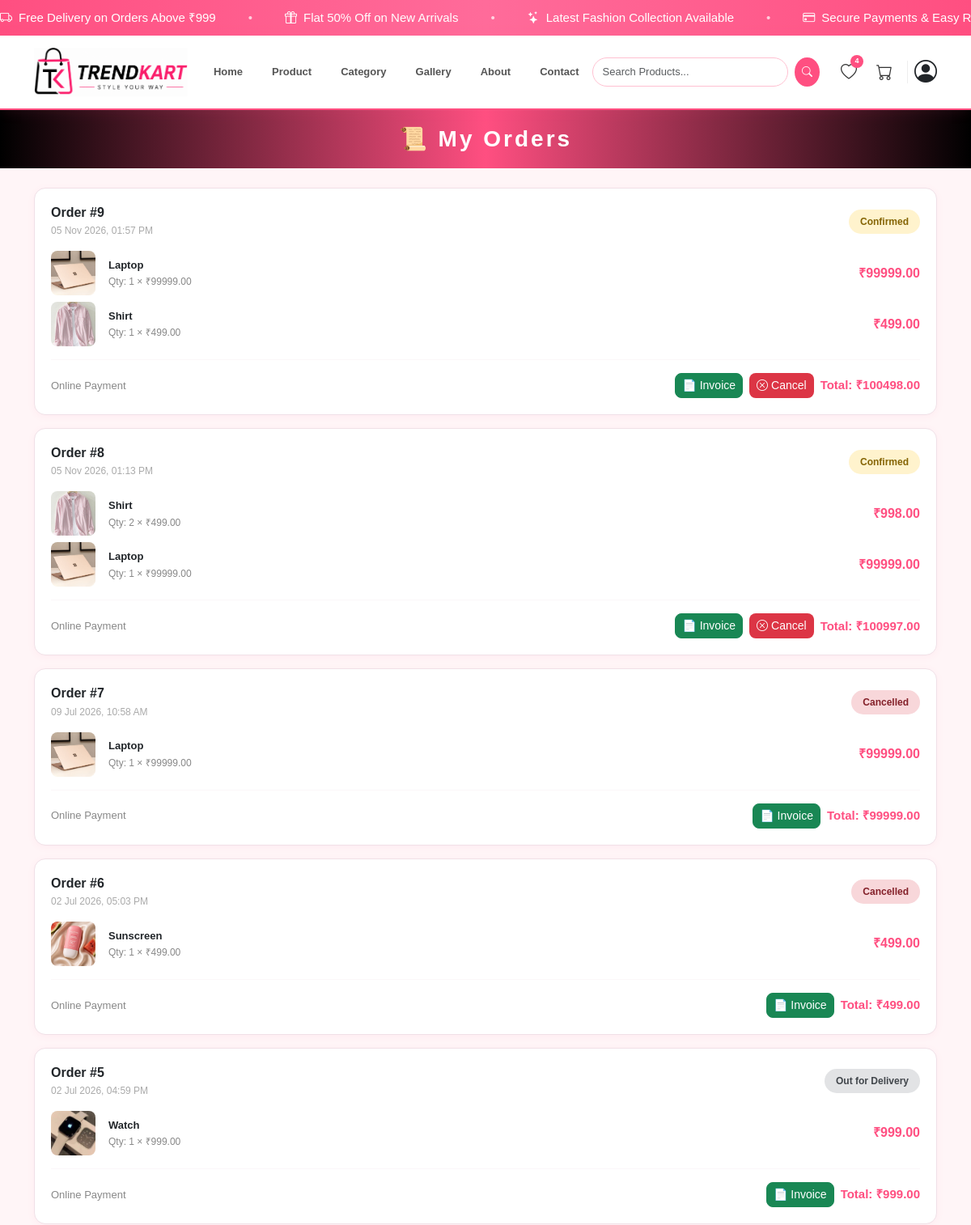
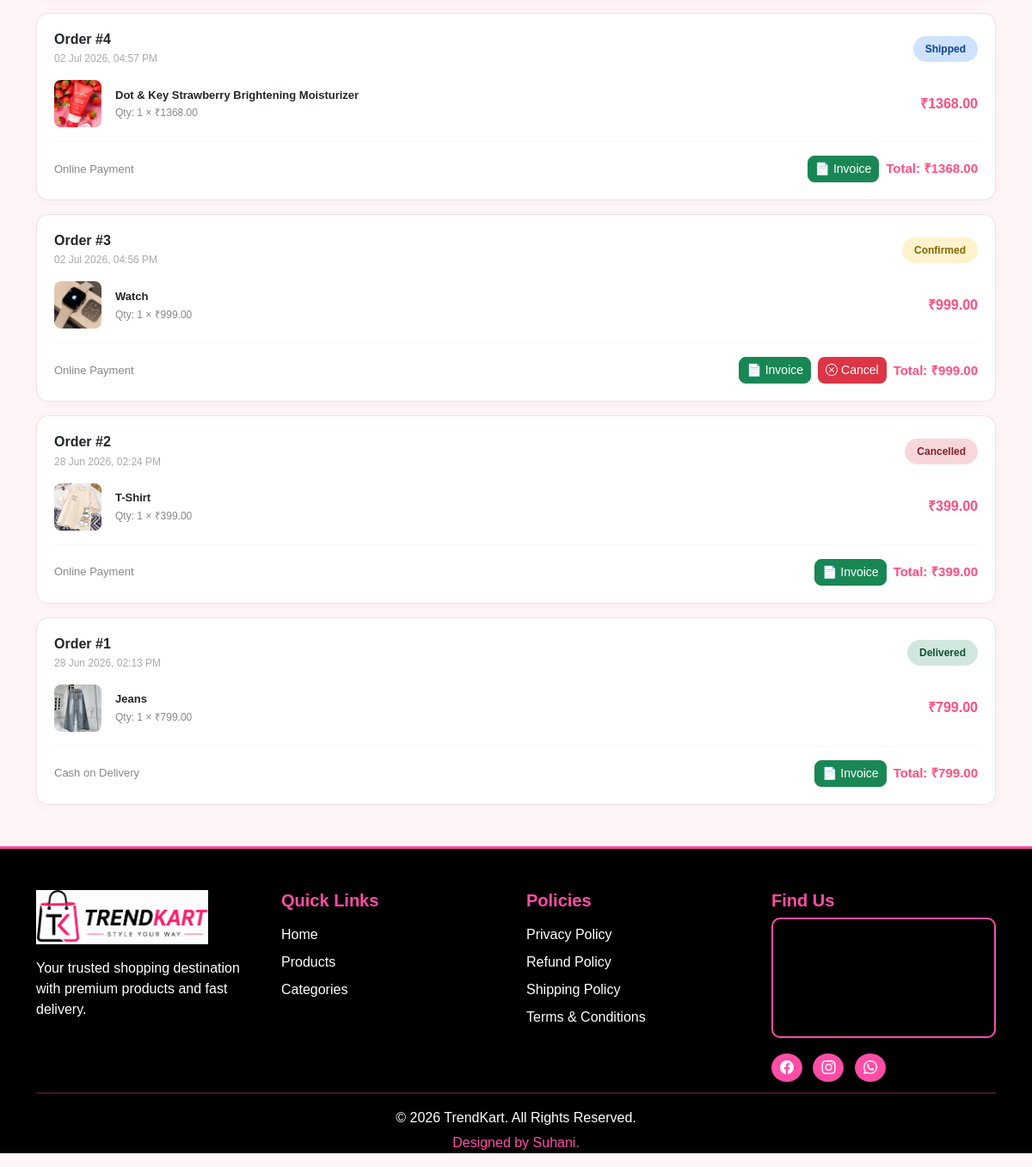
Screenshot of /my-orders/ (signed in) with the database file from the repository (2 pictures, top to bottom).
### Trendkart/models.py (models this page shows, shortened)
class Order(models.Model):
    STATUS_CHOICES = (
        ('Confirmed', 'Confirmed'),
        ('Packed', 'Packed'),
        ('Shipped', 'Shipped'),
        ('Out for Delivery', 'Out for Delivery'),
        ('Delivered', 'Delivered'),
        ('Cancelled', 'Cancelled'),
    )
    PAYMENT_CHOICES = (
        ('COD', 'Cash on Delivery'),
        ('Online', 'Online Payment'),
    )
    user = models.ForeignKey(CustomUser, on_delete=models.CASCADE, related_name='orders')
    full_name = models.CharField(max_length=255)
    mobile = models.CharField(max_length=15)
    address = models.TextField()
    city = models.CharField(max_length=100)
    pincode = models.CharField(max_length=10)
    payment_method = models.CharField(max_length=20, choices=PAYMENT_CHOICES, default='COD')
    total_amount = models.DecimalField(max_digits=10, decimal_places=2)
    status = models.CharField(max_length=30, choices=STATUS_CHOICES, default='Confirmed')
    created_at = models.DateTimeField(auto_now_add=True)

class OrderItem(models.Model):
    order = models.ForeignKey(Order, on_delete=models.CASCADE, related_name='items')
    product = models.ForeignKey(Product, on_delete=models.CASCADE)
    quantity = models.PositiveIntegerField(default=1)
    price = models.DecimalField(max_digits=10, decimal_places=2)
    def subtotal(self):
        return self.price * self.quantity

class Product(models.Model):
    category = models.ForeignKey(
        Category,
        on_delete=models.CASCADE,
        related_name='products'
    )
    product_name = models.CharField(max_length=255)
    product_price = models.DecimalField(max_digits=10, decimal_places=2)
    product_description = models.TextField()
    product_image = models.ImageField(upload_to='products/')
    sku = models.CharField(max_length=50, unique=True, null=True, blank=True, default=uuid.uuid4)
    stock = models.IntegerField(default=0)

### Trendkart/views.py (the view)
# urls.py: path('my-orders/', my_orders, name='my_orders'),
@login_required(login_url='login')
def my_orders(request):
    orders = Order.objects.filter(user=request.user).order_by('-created_at')
    return render(request, 'my_orders.html', {'orders': orders})

### templates/my_orders.html (shortened to what this page needs)
{% extends 'base.html' %}
{% block content %}
<div class="w-100 mb-4 d-flex align-items-center justify-content-center"
    style="background:linear-gradient(90deg,#000,#FF4F81,#000); height:72px;">
    <h3 class="mb-0 fw-bold text-white" style="letter-spacing:3px;">📜 My Orders</h3>
</div>
<div class="container mb-5">
    {% if orders %}
    {% for order in orders %}
    <div style="background:#fff; border-radius:14px; padding:20px;
                border:1px solid #f0e0e7; margin-bottom:16px;
                box-shadow:0 2px 10px rgba(255,79,129,0.06);">
        <div class="d-flex justify-content-between align-items-center mb-3">
            <div>
                <h6 class="fw-bold mb-1">Order #{{ order.id }}</h6>
                <p style="font-size:12px; color:#aaa; margin:0;">
                    {{ order.created_at|date:"d M Y, h:i A" }}
                </p>
            </div>
            <span style="padding:6px 14px; border-radius:20px; font-size:12px; font-weight:700;
                {% if order.status == 'Confirmed' %}background:#fff3cd; color:#856404;
                {% elif order.status == 'Packed' %}background:#d1ecf1; color:#0c5460;
                {% elif order.status == 'Shipped' %}background:#cfe2ff; color:#084298;
                {% elif order.status == 'Out for Delivery' %}background:#e2e3e5; color:#41464b;
                {% elif order.status == 'Delivered' %}background:#d1e7dd; color:#0f5132;
                {% elif order.status == 'Cancelled' %}background:#f8d7da; color:#842029;
                {% else %}background:#FFF5F7; color:#FF4F81;{% endif %}">
                {{ order.status }}
            </span>
        </div>
        {% for item in order.items.all %}
        <div class="d-flex align-items-center gap-3 mb-2">
            <img src="{{ item.product.product_image.url }}"
                 width="55"
                 height="55"
                 style="object-fit:cover; border-radius:8px; flex-shrink:0;">
            <div class="flex-grow-1">
                <p style="font-size:13px; font-weight:700; margin-bottom:2px;">
                    {{ item.product.product_name }}
                </p>
                <p style="font-size:12px; color:#888; margin:0;">
                    Qty: {{ item.quantity }} × ₹{{ item.price }}
                </p>
            </div>
            <p style="font-weight:700; color:#FF4F81; margin:0;">
                ₹{{ item.subtotal }}
            </p>
        </div>
        {% endfor %}
        <hr style="border-color:#f0e0e7;">
        <div class="d-flex justify-content-between align-items-center flex-wrap gap-2">
            <span style="font-size:13px; color:#888;">
                {{ order.get_payment_method_display }}
            </span>
            <div class="d-flex align-items-center gap-2">
                <a href="{% url 'download_invoice' order.id %}"
                   class="btn btn-success btn-sm"
                   style="border-radius:8px;">
                    📄 Invoice
                </a>
                {% if order.status == 'Confirmed' or order.status == 'Packed' %}
                <a href="{% url 'cancel_order' order.id %}"
                   class="btn btn-sm"
                   style="background:#dc3545; color:white; border-radius:8px;"
                   onclick="return confirm('Are you sure you want to cancel this order?')">
                    <i class="bi bi-x-circle me-1"></i>Cancel
                </a>
                {% endif %}
                <span style="font-weight:700; font-size:15px; color:#FF4F81;">
                    Total: ₹{{ order.total_amount }}
                </span>
            </div>
        </div>
    </div>
    {% endfor %}
    {% endif %}
</div>
{% endblock %}

### templates/base.html (style rules this page uses)
body { background-color: #FFF5F7; font-family: Arial, sans-serif; }

### rows the page displays
Order: id "9", created_at "05 Nov 2026, 01:57 PM", status "Confirmed", payment_method "Online Payment", shows "Cancel", total_amount "100498.00"
OrderItem: product.product_image (picture), product.product_name "Laptop", quantity "1", price "99999.00", subtotal "99999.00"
OrderItem: product.product_image (picture), product.product_name "Shirt", quantity "1", price "499.00", subtotal "499.00"
Order: id "8", created_at "05 Nov 2026, 01:13 PM", status "Confirmed", payment_method "Online Payment", shows "Cancel", total_amount "100997.00"
OrderItem: product.product_image (picture), product.product_name "Shirt", quantity "2", price "499.00", subtotal "998.00"
OrderItem: product.product_image (picture), product.product_name "Laptop", quantity "1", price "99999.00", subtotal "99999.00"
Order: id "7", created_at "09 Jul 2026, 10:58 AM", status "Cancelled", payment_method "Online Payment", total_amount "99999.00"
OrderItem: product.product_image (picture), product.product_name "Laptop", quantity "1", price "99999.00", subtotal "99999.00"
Order: id "6", created_at "02 Jul 2026, 05:03 PM", status "Cancelled", payment_method "Online Payment", total_amount "499.00"
OrderItem: product.product_image (picture), product.product_name "Sunscreen", quantity "1", price "499.00", subtotal "499.00"
Order: id "5", created_at "02 Jul 2026, 04:59 PM", status "Out for Delivery", payment_method "Online Payment", total_amount "999.00"
OrderItem: product.product_image (picture), product.product_name "Watch", quantity "1", price "999.00", subtotal "999.00"
Order: id "4", created_at "02 Jul 2026, 04:57 PM", status "Shipped", payment_method "Online Payment", total_amount "1368.00"
OrderItem: product.product_image (picture), product.product_name "Dot & Key Strawberry Brightening Moisturizer", quantity "1", price "1368.00", subtotal "1368.00"
Order: id "3", created_at "02 Jul 2026, 04:56 PM", status "Confirmed", payment_method "Online Payment", shows "Cancel", total_amount "999.00"
OrderItem: product.product_image (picture), product.product_name "Watch", quantity "1", price "999.00", subtotal "999.00"
Order: id "2", created_at "28 Jun 2026, 02:24 PM", status "Cancelled", payment_method "Online Payment", total_amount "399.00"
OrderItem: product.product_image (picture), product.product_name "T-Shirt", quantity "1", price "399.00", subtotal "399.00"
Order: id "1", created_at "28 Jun 2026, 02:13 PM", status "Delivered", payment_method "Cash on Delivery", total_amount "799.00"
OrderItem: product.product_image (picture), product.product_name "Jeans", quantity "1", price "799.00", subtotal "799.00"

### other values shown
{{ wish_count }} "4"
